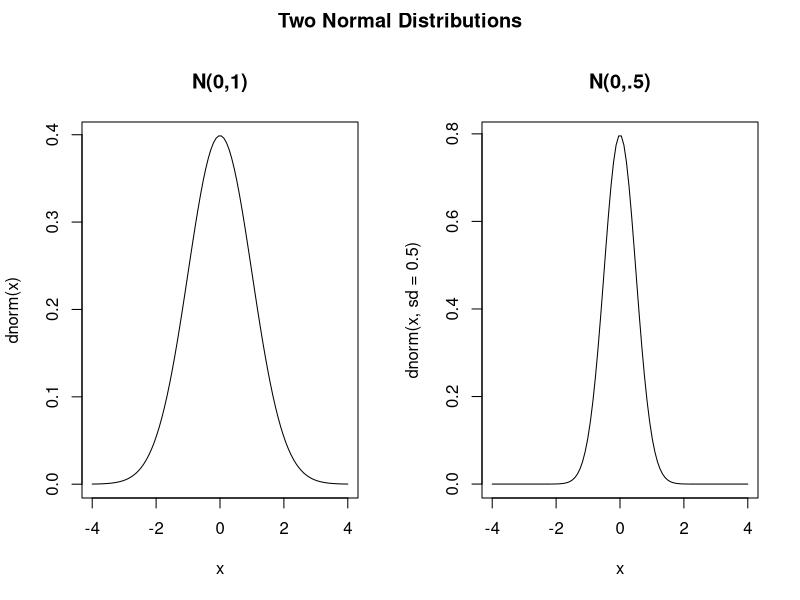

Recreate this plot in R.
## ---- chunk 1
par(mfrow=c(1,2),oma=c(0,0,2,0))
x <- seq(-4, 4, length=100)
plot(x, dnorm(x), type="l", main="N(0,1)")
plot(x, dnorm(x, sd = .5), type="l", main="N(0,.5)")
title("Two Normal Distributions", outer=TRUE)
